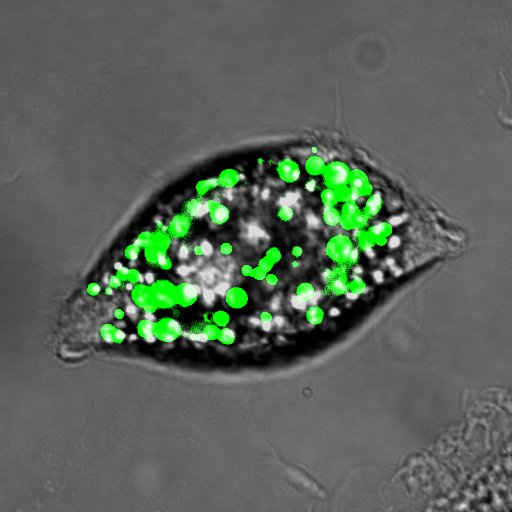
#> input picture projects/group23/acell.jpg, 512 x 512 px
$ jupyter execute --allow-errors main.ipynb
#> lines starting #> are read from the running program, lines starting #| are printed output that depends on the picture; after the words box and inside, x2 and y2 are one past the last pixel; in counts of white or black regions, pixels touching at a corner belong together; long printed decimals are rounded
[cell 1]
from skimage import color
from skimage import io
import matplotlib.pyplot as plt

img = io.imread('acell.jpg')
#> img is the input picture: shape (512, 512, 3); mean R, G, B 90.3, 100.7, 90.3
imgGray = color.rgb2gray(img)

io.imshow(img)
plt.scatter([335],[218],c='r',s=10)
plt.show()

[cell 2]
import cv2
man= cv2.imread("acell.jpg", 0)
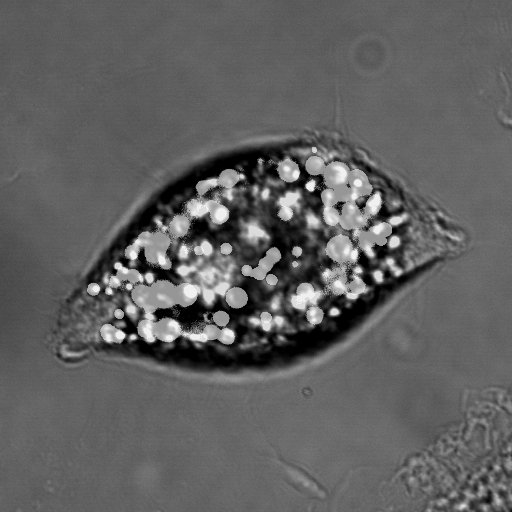
#> man: shape (512, 512); min 0, max 255, mean 96.4
for i in range(10,225,10):
    cutoff, thres_image = cv2.threshold(man, i, 255, cv2.THRESH_BINARY)
    plt.title(i)
    plt.imshow(thres_image , cmap="gray")
    plt.show()
#> this loop made 22 passes
#> cutoff on passes 1 to 12: 10, 20, 30, 40, 50, 60, 70, 80, 90, 100, 110, 120
#> pass 1, `cutoff, thres_image = cv2.threshold(man, i, 255, cv2.THRESH_BINARY)`:
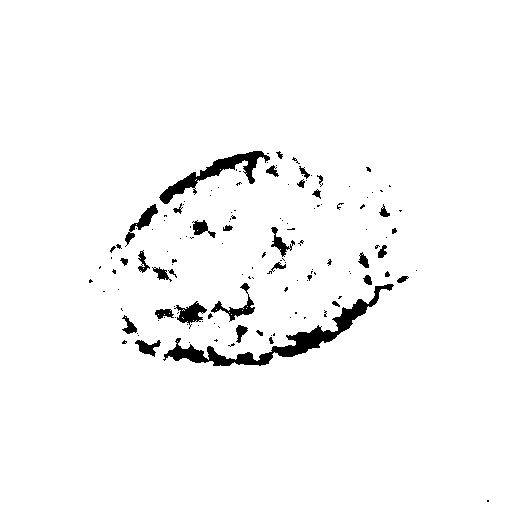
#> thres_image: shape (512, 512); 97% white; 140 black regions (106 under 20 px), largest, box (x1, y1, x2, y2) and area: (163, 284, 394, 366) 2741, (159, 151, 270, 204) 1338, (174, 301, 207, 329) 394

just black and white isnt enough so we will be trying color seperation

[cell 3]
print(img[335,218],img[300,500])
#| [  0 255   0] [100 100 100]

greeness is of importance

[cell 4]
img_copy=img.copy()
img[:,:,0]=0
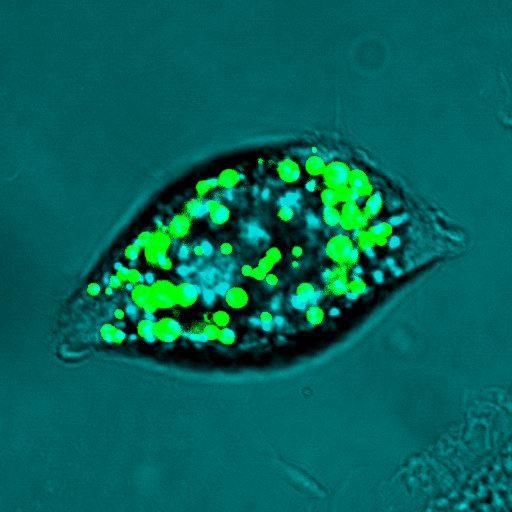
#> img: shape (512, 512, 3); mean R, G, B 0, 100.7, 90.3
img[:,:,2]=0
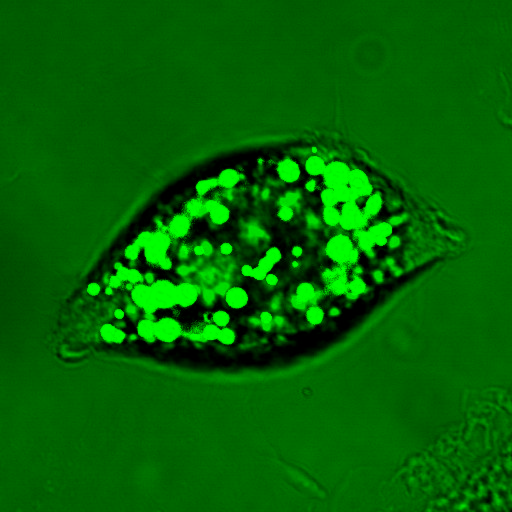
#> img: shape (512, 512, 3); mean R, G, B 0, 100.7, 0
img[img[:,:,1] < 255] = 0
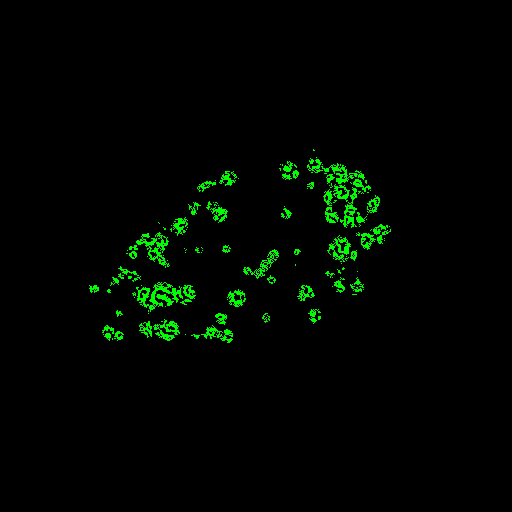
#> img: shape (512, 512, 3); mean R, G, B 0, 5.4, 0
plt.imshow(img)

[cell 5]
Xs=[]
Ys=[]
for x in range(500):
    for y in range(500):
        if img[x,y,1]==255:
            Xs.append(x)
            Ys.append(y)

[cell 6]
plt.scatter(Xs,Ys,c='r',s=0.1)

[cell 7]
#Kmeans
from sklearn.cluster import KMeans
import numpy as np
X=np.array([Xs,Ys]).T
#> X = 5559 pairs, first value 149 to 342, second value 89 to 390
kmeans = KMeans(n_clusters=30, random_state=0).fit(X)
#plot clusters
plt.scatter(X[:,0],X[:,1],c=kmeans.labels_,s=0.1)
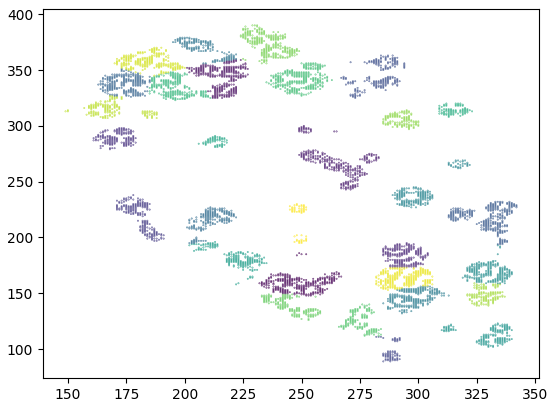
#> figure drawn by matplotlib, 1 panel

[cell 8]
#use elbow methid to find optimal number of clusters
from sklearn.cluster import KMeans
import numpy as np
import matplotlib.pyplot as plt
X=np.array([Xs,Ys]).T
wcss = []
for i in range(20,120):
    kmeans = KMeans(n_clusters=i, random_state=0).fit(X)
    wcss.append(kmeans.inertia_)
#> after the loop, wcss = 100 values, max 1249222.3 at index 0, min 86308 at index 99, mean 264813.8
plt.plot(range(20,120),wcss)
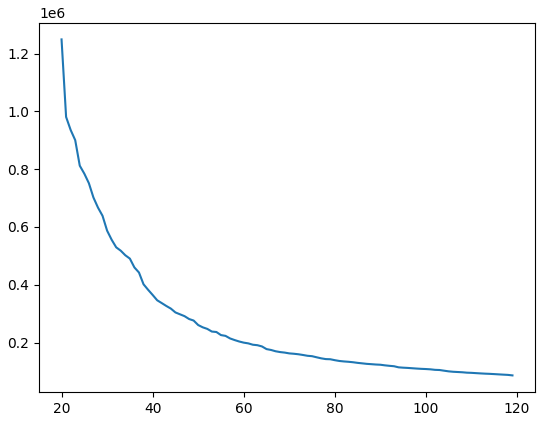
#> figure drawn by matplotlib, 1 panel; curve peaks at x = 20, y = 1249222.3

[cell 9]
estimator = KMeans(n_clusters=50)
y_kmeans = estimator.fit_predict(X)
#> y_kmeans = 5559 values, max 49 at index 1926, min 0 at index 2680, mean 22.61

[cell 10]
clusters_centroids=dict()
clusters_radii= dict()

'''looping over clusters and calculate Euclidian distance of
each point within that cluster from its centroid and
pick the maximum which is the radius of that cluster'''

#for cluster in list(set(y_kmeans)):
for cluster in [8]:

    clusters_centroids[cluster]=list(zip(estimator.cluster_centers_[:, 0],estimator.cluster_centers_[:,1]))[cluster]
    radi = [np.linalg.norm(np.subtract(i,clusters_centroids[cluster])) for i in zip(X[y_kmeans == cluster, 0],X[y_kmeans == cluster, 1])]
    plt.hist(radi, bins=20)
    plt.show()
#> this loop made 1 pass
#> pass 1, `plt.show()`:
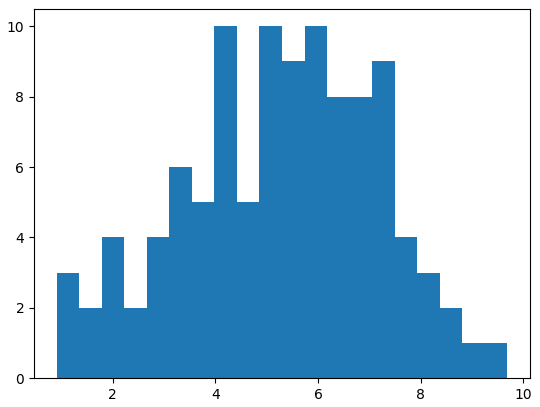
#> figure drawn by matplotlib, 1 panel
#> after the loop, clusters_centroids = {8: (335.1, 225.2)}

    #clusters_radii[cluster] = max([np.linalg.norm(np.subtract(i,clusters_centroids[cluster])) for i in zip(X[y_kmeans == cluster, 0],X[y_kmeans == cluster, 1])])

[cell 11]
import matplotlib.patches as mpatches

n = 50
estimator = KMeans(n_clusters=n)
y_kmeans = estimator.fit_predict(X)
#> y_kmeans = 5559 values, max 49 at index 2681, min 0 at index 2697, mean 22.19
clusters_centroids=dict()
clusters_radii= dict()

for cluster in list(set(y_kmeans)):
    clusters_centroids[cluster]=list(zip(estimator.cluster_centers_[:, 0],estimator.cluster_centers_[:,1]))[cluster]
    clusters_radii[cluster] = max([np.linalg.norm(np.subtract(i,clusters_centroids[cluster]))
                                    for i in zip(X[y_kmeans == cluster, 0],X[y_kmeans == cluster, 1])])
#> this loop made 50 passes
#> after the loop, clusters_centroids = 50 items; clusters_radii = 50 items

fig, ax = plt.subplots(1,figsize=(7,5))
for i in range(n):
    #plt.scatter(X[y_kmeans == i, 0], X[y_kmeans == i, 1], s = 0, c = 'red')
    x, y = clusters_centroids[i]
    art = mpatches.Circle([y, x],clusters_radii[i], edgecolor='r',fill=False)
    ax.add_patch(art)
#> this loop made 50 passes
#> (x, y) on passes 1 to 12: (257.1, 271), (332.7, 207.3), (176.5, 343.1), (273.7, 128.2), (285.9, 356.8), (225.3, 179.4), (329.9, 168.6), (253, 347.2), (178.1, 227.7), (217.8, 351.9), (293.6, 186.3), (330, 112.8)
plt.imshow(img)
plt.show()
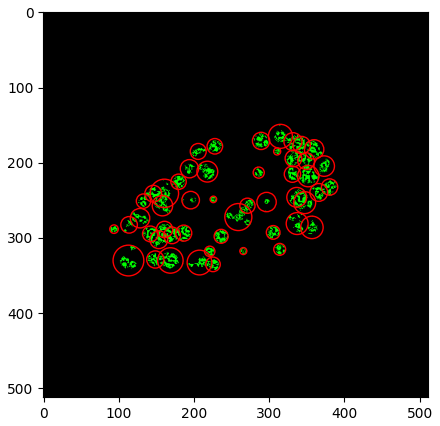
#> figure drawn by matplotlib, 1 panel

[cell 12]
#find area of the circles
import math
a=0
area = 0
for i in range(n):
    area += math.pi * clusters_radii[i]**2
#> this loop made 50 passes
#> area on passes 1 to 12: 319, 1169.3, 1591.9, 2117.1, 2819.3, 3146.8, 4046.6, 4714.7, 5049.5, 5680, 6038, 7352.4
#> after the loop, area = 23001
print(area)
#| 23001.021
a=area
#> a = 23001

[cell 13]
#find area of the toatal cell
import matplotlib.patches as mpatches

n = 50
estimator = KMeans(n_clusters=n)
y_kmeans = estimator.fit_predict(X)
#> y_kmeans = 5559 values, max 49 at index 2666, min 0 at index 4851, mean 22.88
clusters_centroids=dict()
clusters_radii= dict()

for cluster in list(set(y_kmeans)):
    clusters_centroids[cluster]=list(zip(estimator.cluster_centers_[:, 0],estimator.cluster_centers_[:,1]))[cluster]
    clusters_radii[cluster] = max([np.linalg.norm(np.subtract(i,clusters_centroids[cluster])) for i in zip(X[y_kmeans == cluster, 0],X[y_kmeans == cluster, 1])])

fig, ax = plt.subplots(1,figsize=(7,5))
for i in range(n):
    # plt.scatter(X[y_kmeans == i, 0], X[y_kmeans == i, 1], s = 100, c = 'red')
    x, y = clusters_centroids[i]
    art = mpatches.Circle([y, x],clusters_radii[i], edgecolor='r',fill=False)
    ax.add_patch(art)
#> this loop made 50 passes
#> (x, y) on passes 1 to 12: (329.1, 175.1), (196.1, 330.8), (226, 179.6), (315.1, 313.9), (242.3, 341.9), (297.8, 236.1), (288.4, 97.42), (165.2, 315.5), (178.1, 227.7), (293.9, 183.9), (275.9, 268.4), (275.3, 124.9)
plt.imshow(img)
plt.show()
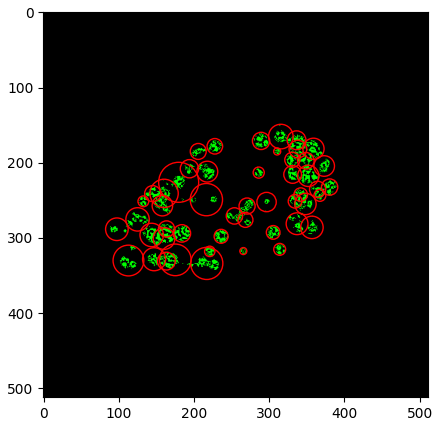
#> figure drawn by matplotlib, 1 panel

import math
area = 0
A=0
for i in range(n):
    area += math.pi * clusters_radii[i]**2
#> this loop made 50 passes
#> area on passes 1 to 12: 1389.9, 1709.8, 3932, 4128.3, 4382, 4653.1, 5361.6, 6201.3, 6536, 6959.5, 7271.3, 8030.7
#> after the loop, area = 27958.4
print(area)
#| 27958.436
A=area
#> A = 27958.4

[cell 14]
#finding relative area
print(a/A)
#| 0.8227

[cell 15]
from skimage import color
from skimage import io
import matplotlib.pyplot as plt

#> (the rest of this cell did not finish here and is left out)

#> (a cell that did not finish here is left out)

[cell 17]
Xs=[]
#> Xs = []
Ys=[]
#> (the rest of this cell did not finish here and is left out)

[cell 18]
#dbscan
from sklearn.cluster import DBSCAN
import numpy as np
X=np.array([Xs,Ys]).T
#> X = empty array
#> (the rest of this cell did not finish here and is left out)
